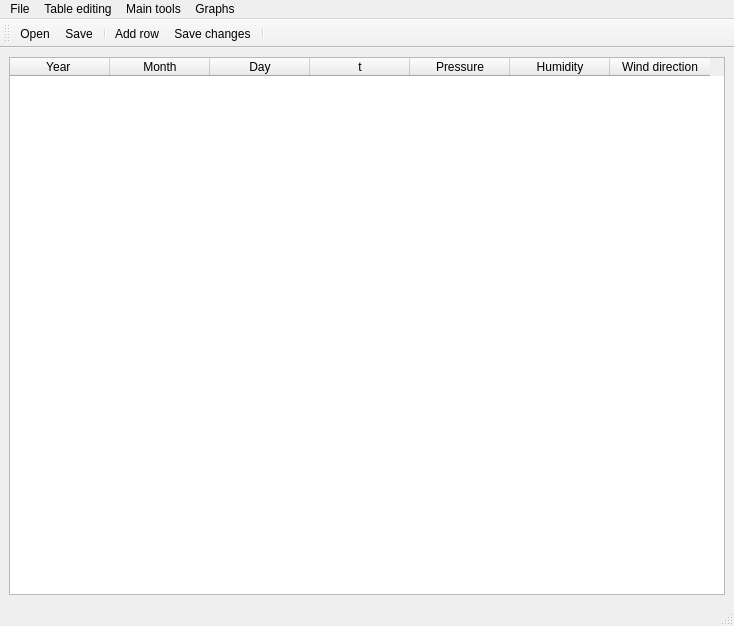
<?xml version="1.0" encoding="UTF-8"?>
<ui version="4.0">
 <class>MainWindow</class>
 <widget class="QMainWindow" name="MainWindow">
  <property name="geometry">
   <rect>
    <x>0</x>
    <y>0</y>
    <width>734</width>
    <height>626</height>
   </rect>
  </property>
  <property name="minimumSize">
   <size>
    <width>730</width>
    <height>300</height>
   </size>
  </property>
  <property name="windowTitle">
   <string>MainWindow</string>
  </property>
  <widget class="QWidget" name="centralwidget">
   <layout class="QVBoxLayout" name="verticalLayout">
    <item>
     <widget class="QTableWidget" name="weatherTable">
      <property name="minimumSize">
       <size>
        <width>710</width>
        <height>200</height>
       </size>
      </property>
      <property name="toolTip">
       <string>You can click on a cell in the table and change the data inside</string>
      </property>
      <property name="toolTipDuration">
       <number>0</number>
      </property>
      <column>
       <property name="text">
        <string>Year </string>
       </property>
      </column>
      <column>
       <property name="text">
        <string>Month</string>
       </property>
      </column>
      <column>
       <property name="text">
        <string>Day</string>
       </property>
      </column>
      <column>
       <property name="text">
        <string>t</string>
       </property>
      </column>
      <column>
       <property name="text">
        <string>Pressure</string>
       </property>
      </column>
      <column>
       <property name="text">
        <string>Humidity</string>
       </property>
      </column>
      <column>
       <property name="text">
        <string>Wind direction</string>
       </property>
      </column>
     </widget>
    </item>
   </layout>
  </widget>
  <widget class="QMenuBar" name="menubar">
   <property name="geometry">
    <rect>
     <x>0</x>
     <y>0</y>
     <width>734</width>
     <height>24</height>
    </rect>
   </property>
   <widget class="QMenu" name="menuFile">
    <property name="title">
     <string>File</string>
    </property>
    <addaction name="actionOpen"/>
    <addaction name="actionSave"/>
   </widget>
   <widget class="QMenu" name="menuTools">
    <property name="title">
     <string>Main tools</string>
    </property>
    <addaction name="actionSort_by_pressure_within_seasons"/>
    <addaction name="actionFind_days_while"/>
    <addaction name="actionDetermine_the_avg_temperature"/>
    <addaction name="actionDetermine_highest_humidity_days"/>
    <addaction name="actionFind_days_while_pressure_2_5"/>
    <addaction name="actionForecast_weathe_for_next_month"/>
   </widget>
   <widget class="QMenu" name="menuGraphs">
    <property name="title">
     <string>Graphs</string>
    </property>
    <addaction name="actionBuild_graph_of_t_2"/>
    <addaction name="actionBuild_graph_of_pressure_2"/>
    <addaction name="actionBuild_graph_of_humidity_2"/>
   </widget>
   <widget class="QMenu" name="menuTable_editing">
    <property name="title">
     <string>Table editing</string>
    </property>
    <addaction name="actionAdd_row"/>
    <addaction name="actionSave_changes"/>
   </widget>
   <addaction name="menuFile"/>
   <addaction name="menuTable_editing"/>
   <addaction name="menuTools"/>
   <addaction name="menuGraphs"/>
  </widget>
  <widget class="QStatusBar" name="statusbar"/>
  <widget class="QToolBar" name="toolBar">
   <property name="windowTitle">
    <string>toolBar</string>
   </property>
   <attribute name="toolBarArea">
    <enum>TopToolBarArea</enum>
   </attribute>
   <attribute name="toolBarBreak">
    <bool>false</bool>
   </attribute>
   <addaction name="actionOpen"/>
   <addaction name="actionSave"/>
   <addaction name="separator"/>
   <addaction name="actionAdd_row"/>
   <addaction name="actionSave_changes"/>
   <addaction name="separator"/>
  </widget>
  <action name="actionOpen">
   <property name="icon">
    <iconset resource="resource.qrc">
     <normaloff>:/file_open_icon.png</normaloff>:/file_open_icon.png</iconset>
   </property>
   <property name="text">
    <string>Open...</string>
   </property>
   <property name="shortcut">
    <string>Ctrl+O</string>
   </property>
  </action>
  <action name="actionSave">
   <property name="icon">
    <iconset resource="resource.qrc">
     <normaloff>:/file_save_icon.png</normaloff>:/file_save_icon.png</iconset>
   </property>
   <property name="text">
    <string>Save...</string>
   </property>
   <property name="shortcut">
    <string>Ctrl+S</string>
   </property>
  </action>
  <action name="actionSort_by_pressure_within_seasons">
   <property name="text">
    <string>Sort by pressure (within seasons)</string>
   </property>
  </action>
  <action name="actionFind_days_while">
   <property name="text">
    <string>Find days while wind direction didn't change</string>
   </property>
  </action>
  <action name="actionDetermine_the_avg_temperature">
   <property name="text">
    <string>Determine the avg t</string>
   </property>
  </action>
  <action name="actionDetermine_highest_humidity_days">
   <property name="text">
    <string>Determine highest humidity days</string>
   </property>
  </action>
  <action name="actionFind_days_while_pressure_2_5">
   <property name="text">
    <string>Find period while pressure +- 2.5% and t +- 3.6%</string>
   </property>
  </action>
  <action name="actionForecast_weathe_for_next_month">
   <property name="text">
    <string>Forecast weather for next month</string>
   </property>
  </action>
  <action name="actionBuild_graph_of_t_2">
   <property name="text">
    <string>Build graph of t</string>
   </property>
  </action>
  <action name="actionBuild_graph_of_pressure_2">
   <property name="text">
    <string>Build graph of pressure</string>
   </property>
  </action>
  <action name="actionBuild_graph_of_humidity_2">
   <property name="text">
    <string>Build graph of humidity</string>
   </property>
  </action>
  <action name="actionAdd_row">
   <property name="icon">
    <iconset resource="resource.qrc">
     <normaloff>:/add_icon.png</normaloff>:/add_icon.png</iconset>
   </property>
   <property name="text">
    <string>Add row</string>
   </property>
   <property name="shortcut">
    <string>Ctrl+A</string>
   </property>
  </action>
  <action name="actionSave_changes">
   <property name="icon">
    <iconset resource="resource.qrc">
     <normaloff>:/save_icon.png</normaloff>:/save_icon.png</iconset>
   </property>
   <property name="text">
    <string>Save changes</string>
   </property>
   <property name="shortcut">
    <string>Ctrl+T</string>
   </property>
  </action>
 </widget>
 <resources>
  <include location="resource.qrc"/>
 </resources>
 <connections/>
</ui>
